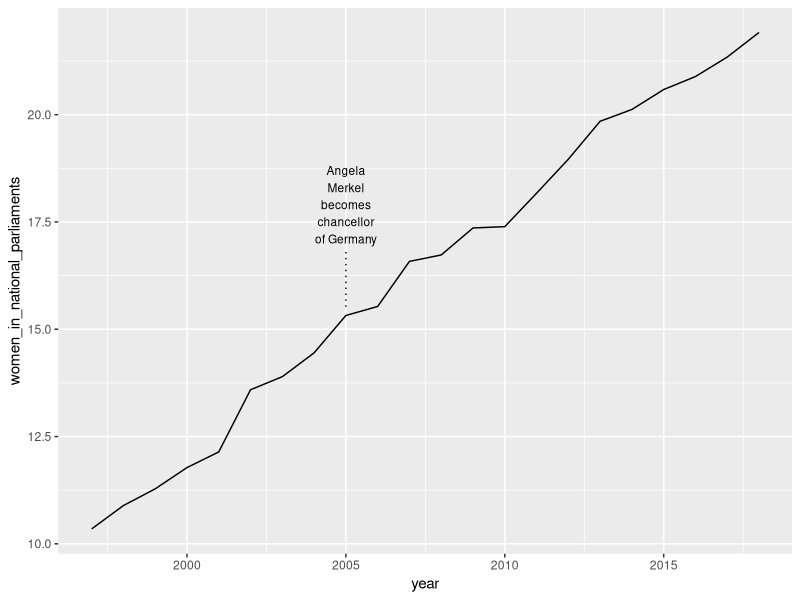
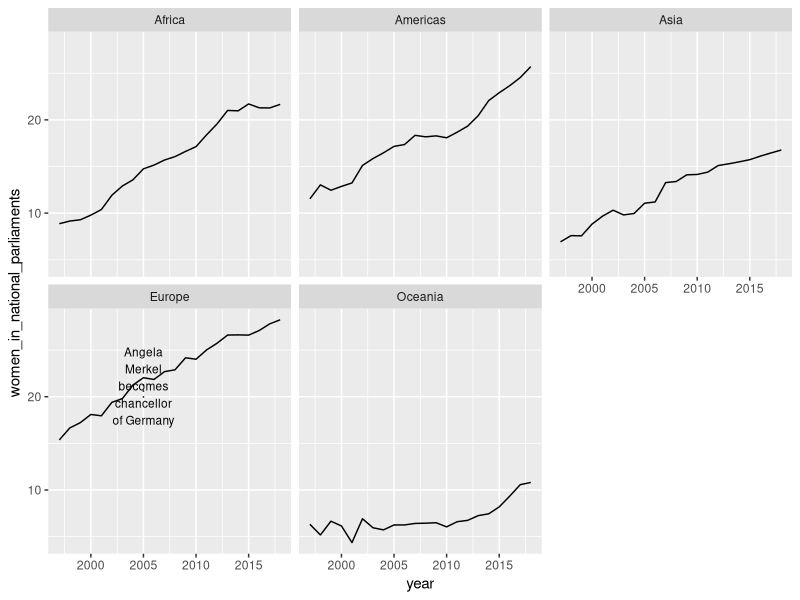

Write R code to recreate these figures, in order.
library(tidyverse)

world_bank_countries <- read_csv("data/world_bank_countries.csv")

merkel <- tibble(
  women_in_national_parliaments = 17,
  year = 2005,
  name = str_wrap("Angela Merkel becomes chancellor of Germany", 10),
  continent = "Europe"
)

merkel_line <- tibble(
  women_in_national_parliaments = 19.9,
  yend = 21.5,
  year = 2005,
  xend = 2005,
  continent = "Europe",
)

# world_bank_countries %>% 
#   ggplot(aes(x = year, y = women_in_national_parliaments)) +
#   stat_summary(geom = "line", fun = "mean") +
#   geom_text(data = merkel, aes(label = name),
#             size = 3, vjust = 0)


world_bank_countries %>% 
  ggplot(aes(x = year, y = women_in_national_parliaments)) +
  stat_summary(geom = "line", fun = "mean") +
  annotate(
    geom = "text",
    x = 2005,
    y = 17,
    label = str_wrap("Angela Merkel becomes chancellor of Germany", 10),
    size = 3,
    vjust = 0
  ) +
  annotate(
    geom = "segment",
    x = 2005,
    y = 16.8,
    xend = 2005,
    yend = 15.5,
    linetype = "dotted"
  ) 


world_bank_countries %>% 
  ggplot(aes(x = year, y = women_in_national_parliaments)) +
  stat_summary(geom = "line", fun = "mean") +
  geom_text(data = merkel, aes(label = name), 
            size = 3, vjust = 0) +
  geom_segment(data = merkel_line, aes(xend = xend, yend = yend),
               linetype = "dotted") + 
  facet_wrap(vars(continent))
